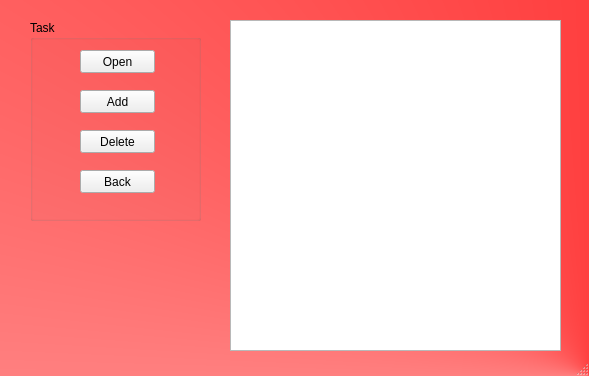
<?xml version="1.0" encoding="UTF-8"?>
<ui version="4.0">
 <class>MainWindow</class>
 <widget class="QMainWindow" name="MainWindow">
  <property name="geometry">
   <rect>
    <x>0</x>
    <y>0</y>
    <width>589</width>
    <height>376</height>
   </rect>
  </property>
  <property name="windowTitle">
   <string>MainWindow</string>
  </property>
  <property name="styleSheet">
   <string notr="true">#MainWindow
{
background-color:qconicalgradient(cx:1, cy:1, angle:0, stop:0 rgba(255, 0, 0, 255), stop:1 rgba(255, 255, 255, 255))
}</string>
  </property>
  <widget class="QWidget" name="centralwidget">
   <widget class="QGroupBox" name="groupBox">
    <property name="geometry">
     <rect>
      <x>30</x>
      <y>20</y>
      <width>171</width>
      <height>201</height>
     </rect>
    </property>
    <property name="title">
     <string>Task</string>
    </property>
    <widget class="QPushButton" name="backButton">
     <property name="geometry">
      <rect>
       <x>50</x>
       <y>150</y>
       <width>75</width>
       <height>23</height>
      </rect>
     </property>
     <property name="text">
      <string>Back</string>
     </property>
    </widget>
    <widget class="QPushButton" name="deleteButton">
     <property name="geometry">
      <rect>
       <x>50</x>
       <y>110</y>
       <width>75</width>
       <height>23</height>
      </rect>
     </property>
     <property name="text">
      <string>Delete</string>
     </property>
    </widget>
    <widget class="QPushButton" name="openButton">
     <property name="geometry">
      <rect>
       <x>50</x>
       <y>30</y>
       <width>75</width>
       <height>23</height>
      </rect>
     </property>
     <property name="text">
      <string>Open</string>
     </property>
    </widget>
    <widget class="QPushButton" name="addButton">
     <property name="geometry">
      <rect>
       <x>50</x>
       <y>70</y>
       <width>75</width>
       <height>23</height>
      </rect>
     </property>
     <property name="text">
      <string>Add</string>
     </property>
    </widget>
   </widget>
   <widget class="QListWidget" name="listWidget">
    <property name="geometry">
     <rect>
      <x>230</x>
      <y>20</y>
      <width>331</width>
      <height>331</height>
     </rect>
    </property>
   </widget>
  </widget>
  <widget class="QMenuBar" name="menubar">
   <property name="geometry">
    <rect>
     <x>0</x>
     <y>0</y>
     <width>589</width>
     <height>21</height>
    </rect>
   </property>
  </widget>
  <widget class="QStatusBar" name="statusbar"/>
 </widget>
 <resources/>
 <connections/>
</ui>
